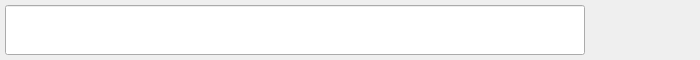
<?xml version="1.0" encoding="UTF-8"?>
<ui version="4.0">
 <class>InputWidget</class>
 <widget class="QWidget" name="InputWidget">
  <property name="geometry">
   <rect>
    <x>0</x>
    <y>0</y>
    <width>700</width>
    <height>60</height>
   </rect>
  </property>
  <property name="minimumSize">
   <size>
    <width>700</width>
    <height>60</height>
   </size>
  </property>
  <property name="maximumSize">
   <size>
    <width>16777215</width>
    <height>60</height>
   </size>
  </property>
  <property name="windowTitle">
   <string>Form</string>
  </property>
  <layout class="QHBoxLayout" name="horizontalLayout">
   <property name="spacing">
    <number>5</number>
   </property>
   <property name="leftMargin">
    <number>5</number>
   </property>
   <property name="topMargin">
    <number>5</number>
   </property>
   <property name="rightMargin">
    <number>5</number>
   </property>
   <property name="bottomMargin">
    <number>55</number>
   </property>
   <item>
    <widget class="QLineEdit" name="input">
     <property name="minimumSize">
      <size>
       <width>400</width>
       <height>50</height>
      </size>
     </property>
    </widget>
   </item>
   <item>
    <widget class="Button" name="calendar" native="true">
     <property name="minimumSize">
      <size>
       <width>50</width>
       <height>50</height>
      </size>
     </property>
    </widget>
   </item>
   <item>
    <widget class="Button" name="submit" native="true">
     <property name="minimumSize">
      <size>
       <width>50</width>
       <height>50</height>
      </size>
     </property>
    </widget>
   </item>
  </layout>
 </widget>
 <customwidgets>
  <customwidget>
   <class>Button</class>
   <extends>QWidget</extends>
   <header>button.h</header>
   <container>1</container>
  </customwidget>
 </customwidgets>
 <resources/>
 <connections/>
</ui>
